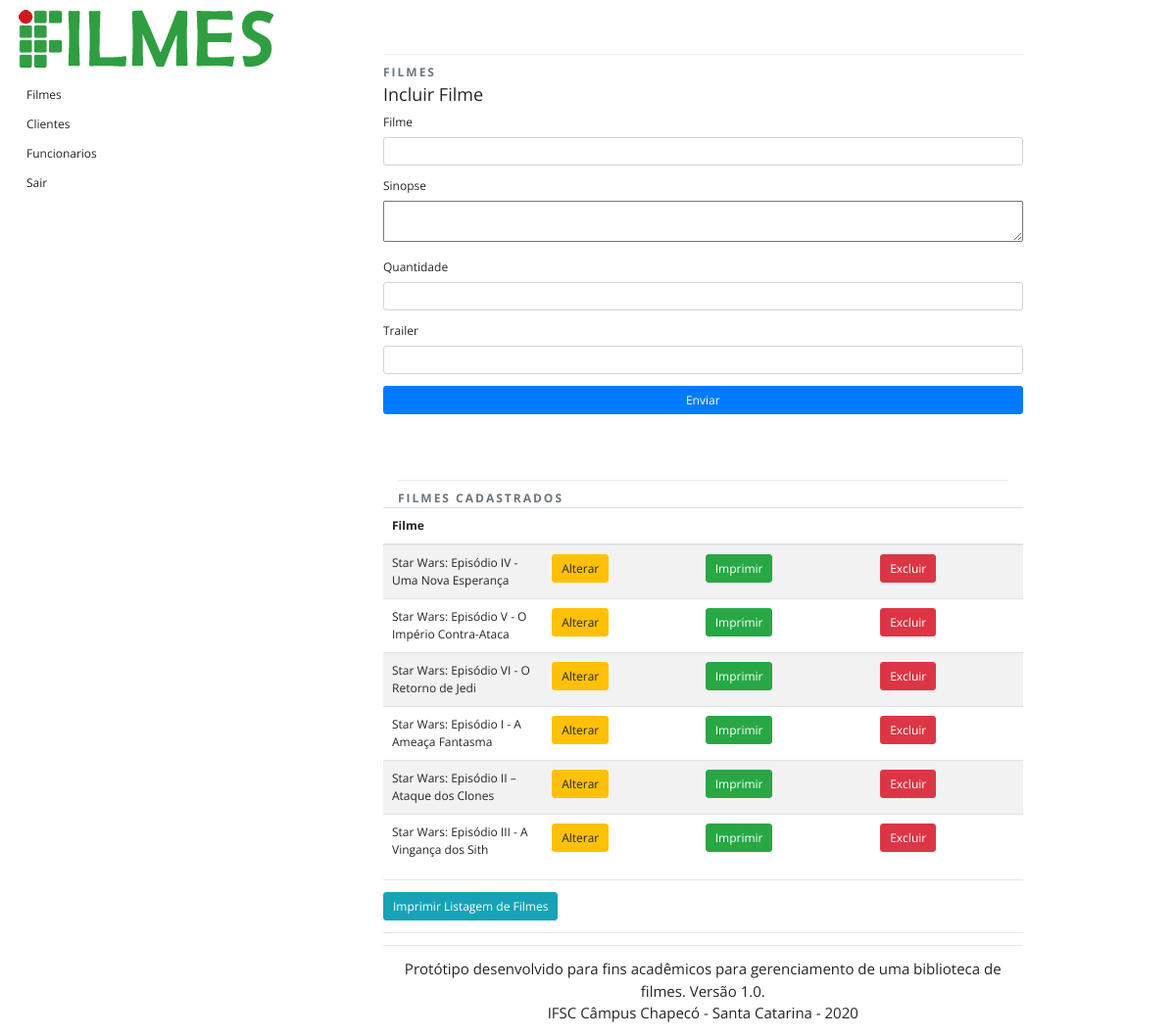
The page /adm.php (signed in) on the database its author committed.
### tables this page shows
CREATE TABLE `filme` (
  `codigo` int(11) NOT NULL,
  `titulo` varchar(255) NOT NULL,
  `sinopse` varchar(255) DEFAULT NULL,
  `quantidade` int(11) DEFAULT NULL,
  `trailer` varchar(255) DEFAULT NULL
);

### funcoes.php (the view, shortened to what this page needs)
<?php
include 'conexao.php';
if(!isset($_REQUEST['codigo'])){
    $action = "inserir_filme.php";
    $legenda = "Incluir";
    $titulofilme = "";
    $sinopse     = "";
    $quantidade  = "";
    $trailer     = "";
}
function imprimeFilmes(){
    global $mysqli;
    $query = "SELECT * FROM filme";
    $result = $mysqli->query($query);
    while($linha = $result->fetch_object()){
        echo '<tr>
        <td scope="row">'.$linha->titulo.'</td>
        <td><a class="btn btn-warning" href="adm.php?codigo='.$linha->codigo.'" role="button">Alterar</a></td>
        <td><a class="btn btn-success" href="imprimir_filme.php?opcao=2&codigo='.$linha->codigo.'" role="button" target="_blank">Imprimir</a></td>
        <td><a class="btn btn-danger" href="excluir_filme.php?codigo='.$linha->codigo.'" role="button">Excluir</a></td>
        </tr>';
    }
}
?>

### adm.php (shortened to what this page needs)
<?php
 include 'conexao.php';
 include "funcoes.php";
?>
<!DOCTYPE html>
<html lang="en">
<head>
  <link href="css/bootstrap.min.css" rel="stylesheet">
  <link href="css/styles.css" rel="stylesheet">
  <link href="css/styles.css" rel="stylesheet">
</head>
<body>
<div class="container-fluid">
<div class="row">
  <div class="column-sm-4">
   <?php include "sidebar.php"; ?>
  </div>
  <div class="column col-sm-7">
    <div class="page-header text-muted">Filmes </div>
      <form class="form-horizontal" action="<?php echo $action; ?>" method="post">
        <fieldset>
          <legend><?php echo $legenda; ?> Filme</legend>
          <div class="form-group">
            <label for="titulofilme">Filme</label>
            <input type="text" class="form-control" id="titulofilme" name="titulofilme" value="<?php echo $titulofilme; ?>" >
          </div>
          <div class="form-group">
            <label for="sinopse">Sinopse</label>
            <textarea id="sinopse" name="sinopse"> <?php echo $sinopse; ?>  </textarea>
          </div>
          <div class="form-group">
            <label for="quantidade">Quantidade</label>
            <input type="text" class="form-control" id="quantidade" name="quantidade" value="<?php echo $quantidade; ?>"  class="input-xxlarge">
          </div>
          <div class="form-group">
            <label for="trailer">Trailer</label>
            <input type="text" class="form-control" id="trailer" name="trailer" value="<?php echo $trailer; ?>"  class="input-xxlarge">
          </div>
          <div class="form-group">
            <input name="enviar" id="enviar" type="submit" value="Enviar"  class="btn btn-primary " />
          </div>
        </fieldset>
      </form>
  <div class="container-fluid">
    <div class="page-header text-muted divider">
      Filmes Cadastrados
    </div>
  </div>
  <table class="table table-striped">
  <thead>
    <tr>
      <th scope="col" class="col-sm-3">Filme</th>
      <th scope="col"></th>
      <th scope="col"></th>
      <th scope="col"></th>
    </tr>
    </thead>
    <tbody>
      <?php
        imprimeFilmes();
      ?>
    </tbody>
  </table>
  <hr>
    <a class="btn btn-info" href="<?php echo "imprimir_filme.php?opcao=1"; ?>" role="button">Imprimir Listagem de Filmes</a>
  <hr>
  <hr />
  <?php include "rodape.php"; ?>
  </div>
  </div>
 </div>
  </body>
</html>

### sidebar.php
<img src="images/marca.png" />
<nav class="nav flex-column" >
    <a href="adm.php" class="nav-link" >Filmes</a>
    <a href="cliente.php" class="nav-link">Clientes</a>
    <a href="funcionario.php" class="nav-link">Funcionarios</a>
    <a href="sair.php" class="nav-link">Sair</a>
</nav>

### rodape.php
<footer class="blockquote text-center">
	<p>Protótipo desenvolvido para fins acadêmicos para gerenciamento de uma biblioteca de filmes. Versão 1.0.
	<br />IFSC Câmpus Chapecó - Santa Catarina - 2020</p>
</footer>

### css/styles.css (style rules this page uses)
html, body { height: 100%; font-family:'Open Sans',arial,sans-serif; font-size: 12px; }
a { color:#222222; }
.wrapper, .row { height: 100%; margin-left:0; margin-right:0; }
.wrapper:before, .wrapper:after, .column:before, .column:after { content: ""; display: table; }
.wrapper:after, .column:after { clear: both; }
.column { height: 100%; overflow: auto; *zoom:1; }
.divider { margin-top:32px; }
.page-header { margin-top: 55px; padding-top: 9px; border-top:1px solid #eeeeee; font-weight:700; text-transform:uppercase; letter-spacing:2px; }
input, textarea { width: 100%; }

### rows shown on the page
filme: titulo "Star Wars: Episódio IV - Uma Nova Esperança"
filme: titulo "Star Wars: Episódio V - O Império Contra-Ataca"
filme: titulo "Star Wars: Episódio VI - O Retorno de Jedi"
filme: titulo "Star Wars: Episódio I - A Ameaça Fantasma"
filme: titulo "Star Wars: Episódio II – Ataque dos Clones"
filme: titulo "Star Wars: Episódio III - A Vingança dos Sith"

### other values the page prints
$legenda "Incluir"
